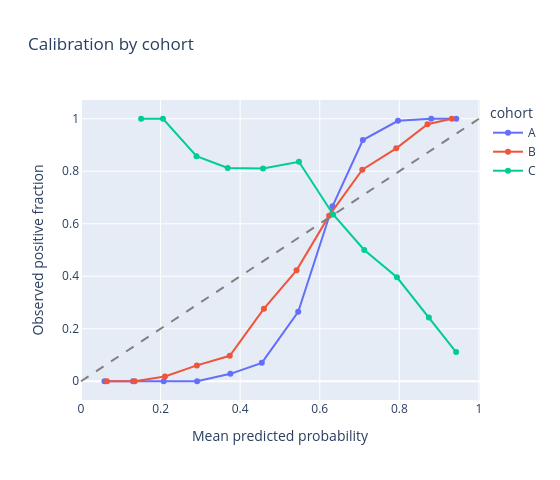

The notebook cell saved with this chart:
### Markdown cell above
**By cohort.** Like the other curves, `calibration_curve` takes `by=` — one
reliability curve per group in a single pass, with shared (global) bins so the
groups line up. Cohort C sits far below the diagonal in the high-score region: its
confident predictions don't pan out (the model has C reversed) — which is exactly
why upweighting C bent the ROC into a hook earlier.

### Code cell
# Calibration by cohort — one reliability curve per group, shared bins, one pass.
# calibration_curve's `by=` output drops straight into plotly.express via color=.
cal_by = calibration_curve(df, "y", "score", n_bins=12, by="cohort").collect()

fig = px.line(
    cal_by.sort("prob_pred"), x="prob_pred", y="prob_true", color="cohort", markers=True,
    title="Calibration by cohort",
    labels={"prob_pred": "Mean predicted probability",
            "prob_true": "Observed positive fraction"},
)
fig.add_shape(type="line", x0=0, y0=0, x1=1, y1=1, line=dict(dash="dash", color="gray"))
fig.update_layout(width=560, height=480)
fig

### Figure 1 — Plotly figure (JSON) as saved in the notebook; plotly's stock layout.template omitted (floating-point values rounded to 4 significant figures)
{"data": [{"hovertemplate": "cohort=A<br>Mean predicted probability=%{x}<br>Observed positive fraction=%{y}<extra></extra>", "legendgroup": "A", "line": {"color": "#636efa", "dash": "solid"}, "marker": {"symbol": "circle"}, "mode": "lines+markers", "name": "A", "orientation": "v", "showlegend": true, "type": "scatter", "x": [0.05909, 0.1306, 0.2077, 0.2918, 0.3754, 0.4544, 0.5459, 0.632, 0.7084, 0.7966, 0.8801, 0.943], "xaxis": "x", "y": [0.0, 0.0, 0.0, 0.0, 0.0283, 0.07018, 0.2647, 0.6667, 0.9189, 0.9922, 1.0, 1.0], "yaxis": "y"}, {"hovertemplate": "cohort=B<br>Mean predicted probability=%{x}<br>Observed positive fraction=%{y}<extra></extra>", "legendgroup": "B", "line": {"color": "#EF553B", "dash": "solid"}, "marker": {"symbol": "circle"}, "mode": "lines+markers", "name": "B", "orientation": "v", "showlegend": true, "type": "scatter", "x": [0.06541, 0.1353, 0.2109, 0.2912, 0.3738, 0.4597, 0.5417, 0.6236, 0.7069, 0.7923, 0.8708, 0.9319], "xaxis": "x", "y": [0.0, 0.0, 0.01786, 0.0604, 0.09701, 0.2766, 0.4225, 0.6308, 0.8058, 0.8873, 0.9792, 1.0], "yaxis": "y"}, {"hovertemplate": "cohort=C<br>Mean predicted probability=%{x}<br>Observed positive fraction=%{y}<extra></extra>", "legendgroup": "C", "line": {"color": "#00cc96", "dash": "solid"}, "marker": {"symbol": "circle"}, "mode": "lines+markers", "name": "C", "orientation": "v", "showlegend": true, "type": "scatter", "x": [0.1511, 0.206, 0.2903, 0.3687, 0.4574, 0.5476, 0.6337, 0.7118, 0.794, 0.8742, 0.9427], "xaxis": "x", "y": [1.0, 1.0, 0.8571, 0.8125, 0.8108, 0.8361, 0.6355, 0.5, 0.3962, 0.2426, 0.1111], "yaxis": "y"}], "layout": {"height": 480, "legend": {"title": {"text": "cohort"}, "tracegroupgap": 0}, "shapes": [{"line": {"color": "gray", "dash": "dash"}, "type": "line", "x0": 0, "x1": 1, "y0": 0, "y1": 1}], "title": {"text": "Calibration by cohort"}, "width": 560, "xaxis": {"anchor": "y", "domain": [0.0, 1.0], "title": {"text": "Mean predicted probability"}}, "yaxis": {"anchor": "x", "domain": [0.0, 1.0], "title": {"text": "Observed positive fraction"}}}}
